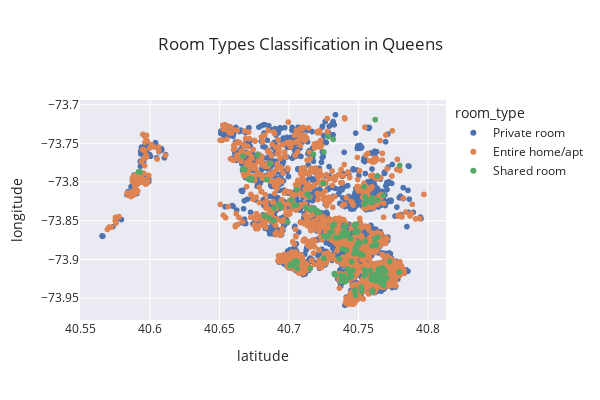

Source (notebook cell):
### Code cell
df_manhattan = df[df.neighbourhood_group == 'Queens']
map = px.scatter(df_manhattan,x="latitude", y="longitude", color="room_type", template="seaborn", title="Room Types Classification in Queens",width=600,height=400)
map.show()

### Figure 1 — Plotly figure (JSON) as saved in the notebook; plotly's stock layout.template omitted (floating-point values rounded to 4 significant figures; data arrays with more than 128 entries replaced by an {"elided": "..."} marker saying what was removed)
{"data": [{"hovertemplate": "room_type=Private room<br>latitude=%{x}<br>longitude=%{y}<extra></extra>", "legendgroup": "Private room", "marker": {"color": "rgb(76,114,176)", "symbol": "circle"}, "mode": "markers", "name": "Private room", "showlegend": true, "type": "scattergl", "x": {"elided": "3372 float values"}, "xaxis": "x", "y": {"elided": "3372 float values"}, "yaxis": "y"}, {"hovertemplate": "room_type=Entire home/apt<br>latitude=%{x}<br>longitude=%{y}<extra></extra>", "legendgroup": "Entire home/apt", "marker": {"color": "rgb(221,132,82)", "symbol": "circle"}, "mode": "markers", "name": "Entire home/apt", "showlegend": true, "type": "scattergl", "x": {"elided": "2096 float values"}, "xaxis": "x", "y": {"elided": "2096 float values"}, "yaxis": "y"}, {"hovertemplate": "room_type=Shared room<br>latitude=%{x}<br>longitude=%{y}<extra></extra>", "legendgroup": "Shared room", "marker": {"color": "rgb(85,168,104)", "symbol": "circle"}, "mode": "markers", "name": "Shared room", "showlegend": true, "type": "scattergl", "x": {"elided": "198 float values"}, "xaxis": "x", "y": {"elided": "198 float values"}, "yaxis": "y"}], "layout": {"height": 400, "legend": {"title": {"text": "room_type"}, "tracegroupgap": 0}, "title": {"text": "Room Types Classification in Queens"}, "width": 600, "xaxis": {"anchor": "y", "domain": [0, 1], "title": {"text": "latitude"}}, "yaxis": {"anchor": "x", "domain": [0, 1], "title": {"text": "longitude"}}}}
